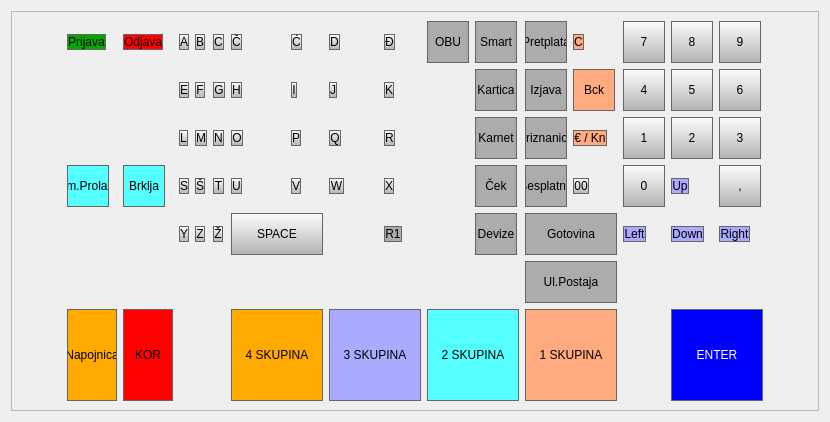
<?xml version="1.0" encoding="UTF-8"?>
<ui version="4.0">
 <class>Form</class>
 <widget class="QWidget" name="Form">
  <property name="enabled">
   <bool>true</bool>
  </property>
  <property name="geometry">
   <rect>
    <x>0</x>
    <y>0</y>
    <width>830</width>
    <height>422</height>
   </rect>
  </property>
  <property name="windowTitle">
   <string/>
  </property>
  <layout class="QHBoxLayout" name="horizontalLayout">
   <item>
    <widget class="QFrame" name="frMainFrame">
     <property name="styleSheet">
      <string notr="true">QPushButton 
{
background-color: qlineargradient(spread:reflect, x1:0, y1:0, x2:0, y2:1, stop:0 #fefefe, stop:1 #b2b2b2);
border: 1px solid #666666;
}

QPushButton:disabled
{
background-color: qlineargradient(spread:reflect, x1:0, y1:0, x2:0, y2:1, stop:0 #dcdcdc, stop:1 #cccccc);
color: #b2b2b2;
border-color: #b2b2b2;
}

QPushButton::pressed
{
background-color: qlineargradient(spread:reflect, x1:0, y1:0, x2:0, y2:1, stop:0 #ffffff, stop:1 #cccccc);
color: #888888;
}

QPushButton 
{
font-weight: normal;
font-size:9pt;
}

#btnPrijava
{
	background-color: rgb(0, 170, 0);
}

#btnOdjava,#btnKorekcija
{
	
	background-color: rgb(255, 0, 0);
}

#btnNapojnica,#btnSkup4
{
	background-color: rgb(255, 170, 0);
}

#btnSkup3,#btnUP,#btnDOWN,#btnLEFT,#btnRIGHT
{
	background-color: rgb(170, 170, 255);
}

#btnSkup2,#btnSimPA,#btnBarrier
{
	background-color: rgb(85, 255, 255);
}

#btnSkup1,#btnClear,#btnBackspace, #btnEur
{
background-color: rgb(255, 170, 127);
}

#btnENTER
{
	background-color: rgb(0, 0, 255);
	color: rgb(255, 255, 255);
}

#btnOBU,#btnSmart,#btnPretplata,#btnKartica,#btnKarnet,
#btnIzjava,#btnPriznanica,#btnCheck,#btnFree,#btnDevize,#btnGotovina,#btnR1,#btnUlPost
{
	background-color: rgb(172, 172, 172);
}

#btnQ,#btnW,#btnE,#btnR,#btnT,#btnY,#btnU,#btnI,#btnO,#btnP,
#btnA,#btnS,#btnD,#btnF,#btnG,#btnH,#btnJ,#btnK,#btnL,#btnZ,
#btnX,#btnC,#btnV,#btnB,#btnN,#btnM,#btnSh,#btnZj,#btnR1,
#btnUP,#btnDOWN,#btnLEFT,#btnRIGHT,
#btnPrijava,#btnOdjava,
#btnCh,#btnCj,#btnDj, #btnClear,#btnBackspace, #btnEur, #btn00

{
	width: 40px; 
	height: 40px;
}

#btnOBU,#btnSmart,#btnPretplata,#btnKartica,#btnKarnet,
#btnSimPA,#btnBarrier,
#btnIzjava,#btnPriznanica,#btnCheck,#btnFree,#btnDevize,#btnGotovina
{
	width: 40px; 
	height: 40px;
}

#btnNumpad1,#btnNumpad2,#btnNumpad3,#btnNumpad4,
#btnNumpad5,#btnNumpad6,#btnNumpad7,#btnNumpad8,#btnNumpad9,
#btnNumpadComma,#btnBackspace,#btnNumpad0,
#btnNumpadDEVIDE,#btnNumpadPLUS,#btnNumpadMINUS,#btnNumpadMULTI
{
	width: 40px; 
	height: 40px;
}

#btnSPACE,#btnGotovina, #btnUlPost
{
	height: 40px;
	width: 90px; 
}

#btnENTER, #btnSkup1,  #btnSkup2,  #btnSkup3,  #btnSkup4
{
	width: 90px;
	height: 90px;
}

#btnNapojnica,#btnKorekcija
{
	height: 90px;
	width: 40px; 
}</string>
     </property>
     <property name="frameShape">
      <enum>QFrame::StyledPanel</enum>
     </property>
     <property name="frameShadow">
      <enum>QFrame::Raised</enum>
     </property>
     <layout class="QHBoxLayout" name="horizontalLayout_2">
      <item>
       <layout class="QGridLayout" name="gridLayout">
        <item row="0" column="0">
         <widget class="QPushButton" name="btnPrijava">
          <property name="sizePolicy">
           <sizepolicy hsizetype="Fixed" vsizetype="Fixed">
            <horstretch>0</horstretch>
            <verstretch>0</verstretch>
           </sizepolicy>
          </property>
          <property name="focusPolicy">
           <enum>Qt::NoFocus</enum>
          </property>
          <property name="text">
           <string>Prijava</string>
          </property>
         </widget>
        </item>
        <item row="0" column="1">
         <widget class="QPushButton" name="btnOdjava">
          <property name="sizePolicy">
           <sizepolicy hsizetype="Fixed" vsizetype="Fixed">
            <horstretch>0</horstretch>
            <verstretch>0</verstretch>
           </sizepolicy>
          </property>
          <property name="focusPolicy">
           <enum>Qt::NoFocus</enum>
          </property>
          <property name="text">
           <string>Odjava</string>
          </property>
         </widget>
        </item>
        <item row="0" column="2">
         <widget class="QPushButton" name="btnA">
          <property name="sizePolicy">
           <sizepolicy hsizetype="Fixed" vsizetype="Fixed">
            <horstretch>0</horstretch>
            <verstretch>0</verstretch>
           </sizepolicy>
          </property>
          <property name="focusPolicy">
           <enum>Qt::NoFocus</enum>
          </property>
          <property name="text">
           <string>A</string>
          </property>
         </widget>
        </item>
        <item row="0" column="3">
         <widget class="QPushButton" name="btnB">
          <property name="sizePolicy">
           <sizepolicy hsizetype="Fixed" vsizetype="Fixed">
            <horstretch>0</horstretch>
            <verstretch>0</verstretch>
           </sizepolicy>
          </property>
          <property name="focusPolicy">
           <enum>Qt::NoFocus</enum>
          </property>
          <property name="text">
           <string>B</string>
          </property>
         </widget>
        </item>
        <item row="0" column="4">
         <widget class="QPushButton" name="btnC">
          <property name="sizePolicy">
           <sizepolicy hsizetype="Fixed" vsizetype="Fixed">
            <horstretch>0</horstretch>
            <verstretch>0</verstretch>
           </sizepolicy>
          </property>
          <property name="focusPolicy">
           <enum>Qt::NoFocus</enum>
          </property>
          <property name="text">
           <string>C</string>
          </property>
         </widget>
        </item>
        <item row="0" column="5">
         <widget class="QPushButton" name="btnCh">
          <property name="sizePolicy">
           <sizepolicy hsizetype="Fixed" vsizetype="Fixed">
            <horstretch>0</horstretch>
            <verstretch>0</verstretch>
           </sizepolicy>
          </property>
          <property name="focusPolicy">
           <enum>Qt::NoFocus</enum>
          </property>
          <property name="text">
           <string>Č</string>
          </property>
         </widget>
        </item>
        <item row="0" column="6">
         <widget class="QPushButton" name="btnCj">
          <property name="sizePolicy">
           <sizepolicy hsizetype="Fixed" vsizetype="Fixed">
            <horstretch>0</horstretch>
            <verstretch>0</verstretch>
           </sizepolicy>
          </property>
          <property name="focusPolicy">
           <enum>Qt::NoFocus</enum>
          </property>
          <property name="text">
           <string>Ć</string>
          </property>
         </widget>
        </item>
        <item row="0" column="7">
         <widget class="QPushButton" name="btnD">
          <property name="sizePolicy">
           <sizepolicy hsizetype="Fixed" vsizetype="Fixed">
            <horstretch>0</horstretch>
            <verstretch>0</verstretch>
           </sizepolicy>
          </property>
          <property name="focusPolicy">
           <enum>Qt::NoFocus</enum>
          </property>
          <property name="text">
           <string>D</string>
          </property>
         </widget>
        </item>
        <item row="0" column="8">
         <widget class="QPushButton" name="btnDj">
          <property name="sizePolicy">
           <sizepolicy hsizetype="Fixed" vsizetype="Fixed">
            <horstretch>0</horstretch>
            <verstretch>0</verstretch>
           </sizepolicy>
          </property>
          <property name="focusPolicy">
           <enum>Qt::NoFocus</enum>
          </property>
          <property name="text">
           <string>Đ</string>
          </property>
         </widget>
        </item>
        <item row="0" column="9">
         <widget class="QPushButton" name="btnOBU">
          <property name="sizePolicy">
           <sizepolicy hsizetype="Fixed" vsizetype="Fixed">
            <horstretch>0</horstretch>
            <verstretch>0</verstretch>
           </sizepolicy>
          </property>
          <property name="focusPolicy">
           <enum>Qt::NoFocus</enum>
          </property>
          <property name="text">
           <string>OBU</string>
          </property>
         </widget>
        </item>
        <item row="0" column="10">
         <widget class="QPushButton" name="btnSmart">
          <property name="sizePolicy">
           <sizepolicy hsizetype="Fixed" vsizetype="Fixed">
            <horstretch>0</horstretch>
            <verstretch>0</verstretch>
           </sizepolicy>
          </property>
          <property name="focusPolicy">
           <enum>Qt::NoFocus</enum>
          </property>
          <property name="text">
           <string>Smart</string>
          </property>
         </widget>
        </item>
        <item row="0" column="11">
         <widget class="QPushButton" name="btnPretplata">
          <property name="sizePolicy">
           <sizepolicy hsizetype="Fixed" vsizetype="Fixed">
            <horstretch>0</horstretch>
            <verstretch>0</verstretch>
           </sizepolicy>
          </property>
          <property name="focusPolicy">
           <enum>Qt::NoFocus</enum>
          </property>
          <property name="text">
           <string>Pretplata</string>
          </property>
         </widget>
        </item>
        <item row="0" column="12">
         <widget class="QPushButton" name="btnClear">
          <property name="sizePolicy">
           <sizepolicy hsizetype="Fixed" vsizetype="Fixed">
            <horstretch>0</horstretch>
            <verstretch>0</verstretch>
           </sizepolicy>
          </property>
          <property name="focusPolicy">
           <enum>Qt::NoFocus</enum>
          </property>
          <property name="text">
           <string>C</string>
          </property>
         </widget>
        </item>
        <item row="0" column="13">
         <widget class="QPushButton" name="btnNumpad7">
          <property name="sizePolicy">
           <sizepolicy hsizetype="Fixed" vsizetype="Fixed">
            <horstretch>0</horstretch>
            <verstretch>0</verstretch>
           </sizepolicy>
          </property>
          <property name="focusPolicy">
           <enum>Qt::NoFocus</enum>
          </property>
          <property name="text">
           <string>7</string>
          </property>
         </widget>
        </item>
        <item row="0" column="14">
         <widget class="QPushButton" name="btnNumpad8">
          <property name="sizePolicy">
           <sizepolicy hsizetype="Fixed" vsizetype="Fixed">
            <horstretch>0</horstretch>
            <verstretch>0</verstretch>
           </sizepolicy>
          </property>
          <property name="focusPolicy">
           <enum>Qt::NoFocus</enum>
          </property>
          <property name="text">
           <string>8</string>
          </property>
         </widget>
        </item>
        <item row="0" column="15">
         <widget class="QPushButton" name="btnNumpad9">
          <property name="sizePolicy">
           <sizepolicy hsizetype="Fixed" vsizetype="Fixed">
            <horstretch>0</horstretch>
            <verstretch>0</verstretch>
           </sizepolicy>
          </property>
          <property name="focusPolicy">
           <enum>Qt::NoFocus</enum>
          </property>
          <property name="text">
           <string>9</string>
          </property>
         </widget>
        </item>
        <item row="1" column="2">
         <widget class="QPushButton" name="btnE">
          <property name="sizePolicy">
           <sizepolicy hsizetype="Fixed" vsizetype="Fixed">
            <horstretch>0</horstretch>
            <verstretch>0</verstretch>
           </sizepolicy>
          </property>
          <property name="focusPolicy">
           <enum>Qt::NoFocus</enum>
          </property>
          <property name="text">
           <string>E</string>
          </property>
         </widget>
        </item>
        <item row="1" column="3">
         <widget class="QPushButton" name="btnF">
          <property name="sizePolicy">
           <sizepolicy hsizetype="Fixed" vsizetype="Fixed">
            <horstretch>0</horstretch>
            <verstretch>0</verstretch>
           </sizepolicy>
          </property>
          <property name="focusPolicy">
           <enum>Qt::NoFocus</enum>
          </property>
          <property name="text">
           <string>F</string>
          </property>
         </widget>
        </item>
        <item row="1" column="4">
         <widget class="QPushButton" name="btnG">
          <property name="sizePolicy">
           <sizepolicy hsizetype="Fixed" vsizetype="Fixed">
            <horstretch>0</horstretch>
            <verstretch>0</verstretch>
           </sizepolicy>
          </property>
          <property name="focusPolicy">
           <enum>Qt::NoFocus</enum>
          </property>
          <property name="text">
           <string>G</string>
          </property>
         </widget>
        </item>
        <item row="1" column="5">
         <widget class="QPushButton" name="btnH">
          <property name="sizePolicy">
           <sizepolicy hsizetype="Fixed" vsizetype="Fixed">
            <horstretch>0</horstretch>
            <verstretch>0</verstretch>
           </sizepolicy>
          </property>
          <property name="focusPolicy">
           <enum>Qt::NoFocus</enum>
          </property>
          <property name="text">
           <string>H</string>
          </property>
         </widget>
        </item>
        <item row="1" column="6">
         <widget class="QPushButton" name="btnI">
          <property name="sizePolicy">
           <sizepolicy hsizetype="Fixed" vsizetype="Fixed">
            <horstretch>0</horstretch>
            <verstretch>0</verstretch>
           </sizepolicy>
          </property>
          <property name="focusPolicy">
           <enum>Qt::NoFocus</enum>
          </property>
          <property name="text">
           <string>I</string>
          </property>
         </widget>
        </item>
        <item row="1" column="7">
         <widget class="QPushButton" name="btnJ">
          <property name="sizePolicy">
           <sizepolicy hsizetype="Fixed" vsizetype="Fixed">
            <horstretch>0</horstretch>
            <verstretch>0</verstretch>
           </sizepolicy>
          </property>
          <property name="focusPolicy">
           <enum>Qt::NoFocus</enum>
          </property>
          <property name="text">
           <string>J</string>
          </property>
         </widget>
        </item>
        <item row="1" column="8">
         <widget class="QPushButton" name="btnK">
          <property name="sizePolicy">
           <sizepolicy hsizetype="Fixed" vsizetype="Fixed">
            <horstretch>0</horstretch>
            <verstretch>0</verstretch>
           </sizepolicy>
          </property>
          <property name="focusPolicy">
           <enum>Qt::NoFocus</enum>
          </property>
          <property name="text">
           <string>K</string>
          </property>
         </widget>
        </item>
        <item row="1" column="10">
         <widget class="QPushButton" name="btnKartica">
          <property name="sizePolicy">
           <sizepolicy hsizetype="Fixed" vsizetype="Fixed">
            <horstretch>0</horstretch>
            <verstretch>0</verstretch>
           </sizepolicy>
          </property>
          <property name="focusPolicy">
           <enum>Qt::NoFocus</enum>
          </property>
          <property name="text">
           <string>Kartica</string>
          </property>
         </widget>
        </item>
        <item row="1" column="11">
         <widget class="QPushButton" name="btnIzjava">
          <property name="sizePolicy">
           <sizepolicy hsizetype="Fixed" vsizetype="Fixed">
            <horstretch>0</horstretch>
            <verstretch>0</verstretch>
           </sizepolicy>
          </property>
          <property name="focusPolicy">
           <enum>Qt::NoFocus</enum>
          </property>
          <property name="text">
           <string>Izjava</string>
          </property>
         </widget>
        </item>
        <item row="1" column="12">
         <widget class="QPushButton" name="btnBackspace">
          <property name="sizePolicy">
           <sizepolicy hsizetype="Fixed" vsizetype="Fixed">
            <horstretch>0</horstretch>
            <verstretch>0</verstretch>
           </sizepolicy>
          </property>
          <property name="focusPolicy">
           <enum>Qt::NoFocus</enum>
          </property>
          <property name="text">
           <string>Bck</string>
          </property>
         </widget>
        </item>
        <item row="1" column="13">
         <widget class="QPushButton" name="btnNumpad4">
          <property name="sizePolicy">
           <sizepolicy hsizetype="Fixed" vsizetype="Fixed">
            <horstretch>0</horstretch>
            <verstretch>0</verstretch>
           </sizepolicy>
          </property>
          <property name="focusPolicy">
           <enum>Qt::NoFocus</enum>
          </property>
          <property name="text">
           <string>4</string>
          </property>
         </widget>
        </item>
        <item row="1" column="14">
         <widget class="QPushButton" name="btnNumpad5">
          <property name="sizePolicy">
           <sizepolicy hsizetype="Fixed" vsizetype="Fixed">
            <horstretch>0</horstretch>
            <verstretch>0</verstretch>
           </sizepolicy>
          </property>
          <property name="focusPolicy">
           <enum>Qt::NoFocus</enum>
          </property>
          <property name="text">
           <string>5</string>
          </property>
         </widget>
        </item>
        <item row="1" column="15">
         <widget class="QPushButton" name="btnNumpad6">
          <property name="sizePolicy">
           <sizepolicy hsizetype="Fixed" vsizetype="Fixed">
            <horstretch>0</horstretch>
            <verstretch>0</verstretch>
           </sizepolicy>
          </property>
          <property name="focusPolicy">
           <enum>Qt::NoFocus</enum>
          </property>
          <property name="text">
           <string>6</string>
          </property>
         </widget>
        </item>
        <item row="2" column="2">
         <widget class="QPushButton" name="btnL">
          <property name="sizePolicy">
           <sizepolicy hsizetype="Fixed" vsizetype="Fixed">
            <horstretch>0</horstretch>
            <verstretch>0</verstretch>
           </sizepolicy>
          </property>
          <property name="focusPolicy">
           <enum>Qt::NoFocus</enum>
          </property>
          <property name="text">
           <string>L</string>
          </property>
         </widget>
        </item>
        <item row="2" column="3">
         <widget class="QPushButton" name="btnM">
          <property name="sizePolicy">
           <sizepolicy hsizetype="Fixed" vsizetype="Fixed">
            <horstretch>0</horstretch>
            <verstretch>0</verstretch>
           </sizepolicy>
          </property>
          <property name="focusPolicy">
           <enum>Qt::NoFocus</enum>
          </property>
          <property name="text">
           <string>M</string>
          </property>
         </widget>
        </item>
        <item row="2" column="4">
         <widget class="QPushButton" name="btnN">
          <property name="sizePolicy">
           <sizepolicy hsizetype="Fixed" vsizetype="Fixed">
            <horstretch>0</horstretch>
            <verstretch>0</verstretch>
           </sizepolicy>
          </property>
          <property name="focusPolicy">
           <enum>Qt::NoFocus</enum>
          </property>
          <property name="text">
           <string>N</string>
          </property>
         </widget>
        </item>
        <item row="2" column="5">
         <widget class="QPushButton" name="btnO">
          <property name="sizePolicy">
           <sizepolicy hsizetype="Fixed" vsizetype="Fixed">
            <horstretch>0</horstretch>
            <verstretch>0</verstretch>
           </sizepolicy>
          </property>
          <property name="focusPolicy">
           <enum>Qt::NoFocus</enum>
          </property>
          <property name="text">
           <string>O</string>
          </property>
         </widget>
        </item>
        <item row="2" column="6">
         <widget class="QPushButton" name="btnP">
          <property name="sizePolicy">
           <sizepolicy hsizetype="Fixed" vsizetype="Fixed">
            <horstretch>0</horstretch>
            <verstretch>0</verstretch>
           </sizepolicy>
          </property>
          <property name="focusPolicy">
           <enum>Qt::NoFocus</enum>
          </property>
          <property name="text">
           <string>P</string>
          </property>
         </widget>
        </item>
        <item row="2" column="7">
         <widget class="QPushButton" name="btnQ">
          <property name="sizePolicy">
           <sizepolicy hsizetype="Fixed" vsizetype="Fixed">
            <horstretch>0</horstretch>
            <verstretch>0</verstretch>
           </sizepolicy>
          </property>
          <property name="focusPolicy">
           <enum>Qt::NoFocus</enum>
          </property>
          <property name="text">
           <string>Q</string>
          </property>
         </widget>
        </item>
        <item row="2" column="8">
         <widget class="QPushButton" name="btnR">
          <property name="sizePolicy">
           <sizepolicy hsizetype="Fixed" vsizetype="Fixed">
            <horstretch>0</horstretch>
            <verstretch>0</verstretch>
           </sizepolicy>
          </property>
          <property name="focusPolicy">
           <enum>Qt::NoFocus</enum>
          </property>
          <property name="text">
           <string>R</string>
          </property>
         </widget>
        </item>
        <item row="2" column="10">
         <widget class="QPushButton" name="btnKarnet">
          <property name="sizePolicy">
           <sizepolicy hsizetype="Fixed" vsizetype="Fixed">
            <horstretch>0</horstretch>
            <verstretch>0</verstretch>
           </sizepolicy>
          </property>
          <property name="focusPolicy">
           <enum>Qt::NoFocus</enum>
          </property>
          <property name="text">
           <string>Karnet</string>
          </property>
         </widget>
        </item>
        <item row="2" column="11">
         <widget class="QPushButton" name="btnPriznanica">
          <property name="sizePolicy">
           <sizepolicy hsizetype="Fixed" vsizetype="Fixed">
            <horstretch>0</horstretch>
            <verstretch>0</verstretch>
           </sizepolicy>
          </property>
          <property name="focusPolicy">
           <enum>Qt::NoFocus</enum>
          </property>
          <property name="text">
           <string>Priznanica</string>
          </property>
         </widget>
        </item>
        <item row="2" column="12">
         <widget class="QPushButton" name="btnEur">
          <property name="sizePolicy">
           <sizepolicy hsizetype="Fixed" vsizetype="Fixed">
            <horstretch>0</horstretch>
            <verstretch>0</verstretch>
           </sizepolicy>
          </property>
          <property name="focusPolicy">
           <enum>Qt::NoFocus</enum>
          </property>
          <property name="text">
           <string>€ / Kn</string>
          </property>
         </widget>
        </item>
        <item row="2" column="13">
         <widget class="QPushButton" name="btnNumpad1">
          <property name="sizePolicy">
           <sizepolicy hsizetype="Fixed" vsizetype="Fixed">
            <horstretch>0</horstretch>
            <verstretch>0</verstretch>
           </sizepolicy>
          </property>
          <property name="focusPolicy">
           <enum>Qt::NoFocus</enum>
          </property>
          <property name="text">
           <string>1</string>
          </property>
         </widget>
        </item>
        <item row="2" column="14">
         <widget class="QPushButton" name="btnNumpad2">
          <property name="sizePolicy">
           <sizepolicy hsizetype="Fixed" vsizetype="Fixed">
            <horstretch>0</horstretch>
            <verstretch>0</verstretch>
           </sizepolicy>
          </property>
          <property name="focusPolicy">
           <enum>Qt::NoFocus</enum>
          </property>
          <property name="text">
           <string>2</string>
          </property>
         </widget>
        </item>
        <item row="2" column="15">
         <widget class="QPushButton" name="btnNumpad3">
          <property name="sizePolicy">
           <sizepolicy hsizetype="Fixed" vsizetype="Fixed">
            <horstretch>0</horstretch>
            <verstretch>0</verstretch>
           </sizepolicy>
          </property>
          <property name="focusPolicy">
           <enum>Qt::NoFocus</enum>
          </property>
          <property name="text">
           <string>3</string>
          </property>
         </widget>
        </item>
        <item row="3" column="0">
         <widget class="QPushButton" name="btnSimPA">
          <property name="sizePolicy">
           <sizepolicy hsizetype="Fixed" vsizetype="Fixed">
            <horstretch>0</horstretch>
            <verstretch>0</verstretch>
           </sizepolicy>
          </property>
          <property name="focusPolicy">
           <enum>Qt::NoFocus</enum>
          </property>
          <property name="styleSheet">
           <string notr="true">
</string>
          </property>
          <property name="text">
           <string>Sim.Prolaza</string>
          </property>
         </widget>
        </item>
        <item row="3" column="1">
         <widget class="QPushButton" name="btnBarrier">
          <property name="sizePolicy">
           <sizepolicy hsizetype="Fixed" vsizetype="Fixed">
            <horstretch>0</horstretch>
            <verstretch>0</verstretch>
           </sizepolicy>
          </property>
          <property name="focusPolicy">
           <enum>Qt::NoFocus</enum>
          </property>
          <property name="text">
           <string>Brklja</string>
          </property>
         </widget>
        </item>
        <item row="3" column="2">
         <widget class="QPushButton" name="btnS">
          <property name="sizePolicy">
           <sizepolicy hsizetype="Fixed" vsizetype="Fixed">
            <horstretch>0</horstretch>
            <verstretch>0</verstretch>
           </sizepolicy>
          </property>
          <property name="focusPolicy">
           <enum>Qt::NoFocus</enum>
          </property>
          <property name="text">
           <string>S</string>
          </property>
         </widget>
        </item>
        <item row="3" column="3">
         <widget class="QPushButton" name="btnSh">
          <property name="sizePolicy">
           <sizepolicy hsizetype="Fixed" vsizetype="Fixed">
            <horstretch>0</horstretch>
            <verstretch>0</verstretch>
           </sizepolicy>
          </property>
          <property name="focusPolicy">
           <enum>Qt::NoFocus</enum>
          </property>
          <property name="text">
           <string>Š</string>
          </property>
         </widget>
        </item>
        <item row="3" column="4">
         <widget class="QPushButton" name="btnT">
          <property name="sizePolicy">
           <sizepolicy hsizetype="Fixed" vsizetype="Fixed">
            <horstretch>0</horstretch>
            <verstretch>0</verstretch>
           </sizepolicy>
          </property>
          <property name="focusPolicy">
           <enum>Qt::NoFocus</enum>
          </property>
          <property name="text">
           <string>T</string>
          </property>
         </widget>
        </item>
        <item row="3" column="5">
         <widget class="QPushButton" name="btnU">
          <property name="sizePolicy">
           <sizepolicy hsizetype="Fixed" vsizetype="Fixed">
            <horstretch>0</horstretch>
            <verstretch>0</verstretch>
           </sizepolicy>
          </property>
          <property name="focusPolicy">
           <enum>Qt::NoFocus</enum>
          </property>
          <property name="text">
           <string>U</string>
          </property>
         </widget>
        </item>
        <item row="3" column="6">
         <widget class="QPushButton" name="btnV">
          <property name="sizePolicy">
           <sizepolicy hsizetype="Fixed" vsizetype="Fixed">
            <horstretch>0</horstretch>
            <verstretch>0</verstretch>
           </sizepolicy>
          </property>
          <property name="focusPolicy">
           <enum>Qt::NoFocus</enum>
          </property>
          <property name="text">
           <string>V</string>
          </property>
         </widget>
        </item>
        <item row="3" column="7">
         <widget class="QPushButton" name="btnW">
          <property name="sizePolicy">
           <sizepolicy hsizetype="Fixed" vsizetype="Fixed">
            <horstretch>0</horstretch>
            <verstretch>0</verstretch>
           </sizepolicy>
          </property>
          <property name="focusPolicy">
           <enum>Qt::NoFocus</enum>
          </property>
          <property name="text">
           <string>W</string>
          </property>
         </widget>
        </item>
        <item row="3" column="8">
         <widget class="QPushButton" name="btnX">
          <property name="sizePolicy">
           <sizepolicy hsizetype="Fixed" vsizetype="Fixed">
            <horstretch>0</horstretch>
            <verstretch>0</verstretch>
           </sizepolicy>
          </property>
          <property name="focusPolicy">
           <enum>Qt::NoFocus</enum>
          </property>
          <property name="text">
           <string>X</string>
          </property>
         </widget>
        </item>
        <item row="3" column="10">
         <widget class="QPushButton" name="btnCheck">
          <property name="sizePolicy">
           <sizepolicy hsizetype="Fixed" vsizetype="Fixed">
            <horstretch>0</horstretch>
            <verstretch>0</verstretch>
           </sizepolicy>
          </property>
          <property name="focusPolicy">
           <enum>Qt::NoFocus</enum>
          </property>
          <property name="text">
           <string>Ček</string>
          </property>
         </widget>
        </item>
        <item row="3" column="11">
         <widget class="QPushButton" name="btnFree">
          <property name="sizePolicy">
           <sizepolicy hsizetype="Fixed" vsizetype="Fixed">
            <horstretch>0</horstretch>
            <verstretch>0</verstretch>
           </sizepolicy>
          </property>
          <property name="focusPolicy">
           <enum>Qt::NoFocus</enum>
          </property>
          <property name="text">
           <string>Besplatno</string>
          </property>
         </widget>
        </item>
        <item row="3" column="12">
         <widget class="QPushButton" name="btn00">
          <property name="sizePolicy">
           <sizepolicy hsizetype="Fixed" vsizetype="Fixed">
            <horstretch>0</horstretch>
            <verstretch>0</verstretch>
           </sizepolicy>
          </property>
          <property name="focusPolicy">
           <enum>Qt::NoFocus</enum>
          </property>
          <property name="text">
           <string>00</string>
          </property>
         </widget>
        </item>
        <item row="3" column="13">
         <widget class="QPushButton" name="btnNumpad0">
          <property name="focusPolicy">
           <enum>Qt::NoFocus</enum>
          </property>
          <property name="text">
           <string>0</string>
          </property>
         </widget>
        </item>
        <item row="3" column="14">
         <widget class="QPushButton" name="btnUP">
          <property name="sizePolicy">
           <sizepolicy hsizetype="Fixed" vsizetype="Fixed">
            <horstretch>0</horstretch>
            <verstretch>0</verstretch>
           </sizepolicy>
          </property>
          <property name="focusPolicy">
           <enum>Qt::NoFocus</enum>
          </property>
          <property name="text">
           <string>Up</string>
          </property>
         </widget>
        </item>
        <item row="3" column="15">
         <widget class="QPushButton" name="btnNumpadComma">
          <property name="sizePolicy">
           <sizepolicy hsizetype="Fixed" vsizetype="Fixed">
            <horstretch>0</horstretch>
            <verstretch>0</verstretch>
           </sizepolicy>
          </property>
          <property name="focusPolicy">
           <enum>Qt::NoFocus</enum>
          </property>
          <property name="text">
           <string>,</string>
          </property>
         </widget>
        </item>
        <item row="4" column="2">
         <widget class="QPushButton" name="btnY">
          <property name="sizePolicy">
           <sizepolicy hsizetype="Fixed" vsizetype="Fixed">
            <horstretch>0</horstretch>
            <verstretch>0</verstretch>
           </sizepolicy>
          </property>
          <property name="focusPolicy">
           <enum>Qt::NoFocus</enum>
          </property>
          <property name="text">
           <string>Y</string>
          </property>
         </widget>
        </item>
        <item row="4" column="3">
         <widget class="QPushButton" name="btnZ">
          <property name="sizePolicy">
           <sizepolicy hsizetype="Fixed" vsizetype="Fixed">
            <horstretch>0</horstretch>
            <verstretch>0</verstretch>
           </sizepolicy>
          </property>
          <property name="focusPolicy">
           <enum>Qt::NoFocus</enum>
          </property>
          <property name="text">
           <string>Z</string>
          </property>
         </widget>
        </item>
        <item row="4" column="4">
         <widget class="QPushButton" name="btnZj">
          <property name="sizePolicy">
           <sizepolicy hsizetype="Fixed" vsizetype="Fixed">
            <horstretch>0</horstretch>
            <verstretch>0</verstretch>
           </sizepolicy>
          </property>
          <property name="focusPolicy">
           <enum>Qt::NoFocus</enum>
          </property>
          <property name="text">
           <string>Ž</string>
          </property>
         </widget>
        </item>
        <item row="4" column="5" colspan="2">
         <widget class="QPushButton" name="btnSPACE">
          <property name="sizePolicy">
           <sizepolicy hsizetype="Fixed" vsizetype="Fixed">
            <horstretch>0</horstretch>
            <verstretch>0</verstretch>
           </sizepolicy>
          </property>
          <property name="focusPolicy">
           <enum>Qt::NoFocus</enum>
          </property>
          <property name="text">
           <string>SPACE</string>
          </property>
         </widget>
        </item>
        <item row="4" column="8">
         <widget class="QPushButton" name="btnR1">
          <property name="sizePolicy">
           <sizepolicy hsizetype="Fixed" vsizetype="Fixed">
            <horstretch>0</horstretch>
            <verstretch>0</verstretch>
           </sizepolicy>
          </property>
          <property name="focusPolicy">
           <enum>Qt::NoFocus</enum>
          </property>
          <property name="text">
           <string>R1</string>
          </property>
         </widget>
        </item>
        <item row="4" column="10">
         <widget class="QPushButton" name="btnDevize">
          <property name="sizePolicy">
           <sizepolicy hsizetype="Fixed" vsizetype="Fixed">
            <horstretch>0</horstretch>
            <verstretch>0</verstretch>
           </sizepolicy>
          </property>
          <property name="focusPolicy">
           <enum>Qt::NoFocus</enum>
          </property>
          <property name="text">
           <string>Devize</string>
          </property>
         </widget>
        </item>
        <item row="4" column="11" colspan="2">
         <widget class="QPushButton" name="btnGotovina">
          <property name="sizePolicy">
           <sizepolicy hsizetype="Fixed" vsizetype="Fixed">
            <horstretch>0</horstretch>
            <verstretch>0</verstretch>
           </sizepolicy>
          </property>
          <property name="focusPolicy">
           <enum>Qt::NoFocus</enum>
          </property>
          <property name="text">
           <string>Gotovina</string>
          </property>
         </widget>
        </item>
        <item row="4" column="13">
         <widget class="QPushButton" name="btnLEFT">
          <property name="sizePolicy">
           <sizepolicy hsizetype="Fixed" vsizetype="Fixed">
            <horstretch>0</horstretch>
            <verstretch>0</verstretch>
           </sizepolicy>
          </property>
          <property name="focusPolicy">
           <enum>Qt::NoFocus</enum>
          </property>
          <property name="text">
           <string>Left</string>
          </property>
         </widget>
        </item>
        <item row="4" column="14">
         <widget class="QPushButton" name="btnDOWN">
          <property name="sizePolicy">
           <sizepolicy hsizetype="Fixed" vsizetype="Fixed">
            <horstretch>0</horstretch>
            <verstretch>0</verstretch>
           </sizepolicy>
          </property>
          <property name="focusPolicy">
           <enum>Qt::NoFocus</enum>
          </property>
          <property name="text">
           <string>Down</string>
          </property>
         </widget>
        </item>
        <item row="4" column="15">
         <widget class="QPushButton" name="btnRIGHT">
          <property name="sizePolicy">
           <sizepolicy hsizetype="Fixed" vsizetype="Fixed">
            <horstretch>0</horstretch>
            <verstretch>0</verstretch>
           </sizepolicy>
          </property>
          <property name="focusPolicy">
           <enum>Qt::NoFocus</enum>
          </property>
          <property name="text">
           <string>Right</string>
          </property>
         </widget>
        </item>
        <item row="5" column="11" colspan="2">
         <widget class="QPushButton" name="btnUlPost">
          <property name="sizePolicy">
           <sizepolicy hsizetype="Fixed" vsizetype="Fixed">
            <horstretch>0</horstretch>
            <verstretch>0</verstretch>
           </sizepolicy>
          </property>
          <property name="focusPolicy">
           <enum>Qt::NoFocus</enum>
          </property>
          <property name="text">
           <string>Ul.Postaja</string>
          </property>
         </widget>
        </item>
        <item row="6" column="0">
         <widget class="QPushButton" name="btnNapojnica">
          <property name="sizePolicy">
           <sizepolicy hsizetype="Fixed" vsizetype="Fixed">
            <horstretch>0</horstretch>
            <verstretch>0</verstretch>
           </sizepolicy>
          </property>
          <property name="minimumSize">
           <size>
            <width>50</width>
            <height>40</height>
           </size>
          </property>
          <property name="focusPolicy">
           <enum>Qt::NoFocus</enum>
          </property>
          <property name="text">
           <string>Napojnica</string>
          </property>
         </widget>
        </item>
        <item row="6" column="1">
         <widget class="QPushButton" name="btnKorekcija">
          <property name="sizePolicy">
           <sizepolicy hsizetype="Fixed" vsizetype="Fixed">
            <horstretch>0</horstretch>
            <verstretch>0</verstretch>
           </sizepolicy>
          </property>
          <property name="minimumSize">
           <size>
            <width>50</width>
            <height>40</height>
           </size>
          </property>
          <property name="focusPolicy">
           <enum>Qt::NoFocus</enum>
          </property>
          <property name="text">
           <string>KOR</string>
          </property>
         </widget>
        </item>
        <item row="6" column="5" colspan="2">
         <widget class="QPushButton" name="btnSkup4">
          <property name="sizePolicy">
           <sizepolicy hsizetype="Fixed" vsizetype="Fixed">
            <horstretch>0</horstretch>
            <verstretch>0</verstretch>
           </sizepolicy>
          </property>
          <property name="focusPolicy">
           <enum>Qt::NoFocus</enum>
          </property>
          <property name="text">
           <string>4 SKUPINA</string>
          </property>
         </widget>
        </item>
        <item row="6" column="7" colspan="2">
         <widget class="QPushButton" name="btnSkup3">
          <property name="sizePolicy">
           <sizepolicy hsizetype="Fixed" vsizetype="Fixed">
            <horstretch>0</horstretch>
            <verstretch>0</verstretch>
           </sizepolicy>
          </property>
          <property name="focusPolicy">
           <enum>Qt::NoFocus</enum>
          </property>
          <property name="text">
           <string>3 SKUPINA</string>
          </property>
         </widget>
        </item>
        <item row="6" column="9" colspan="2">
         <widget class="QPushButton" name="btnSkup2">
          <property name="sizePolicy">
           <sizepolicy hsizetype="Fixed" vsizetype="Fixed">
            <horstretch>0</horstretch>
            <verstretch>0</verstretch>
           </sizepolicy>
          </property>
          <property name="focusPolicy">
           <enum>Qt::NoFocus</enum>
          </property>
          <property name="text">
           <string>2 SKUPINA</string>
          </property>
         </widget>
        </item>
        <item row="6" column="11" colspan="2">
         <widget class="QPushButton" name="btnSkup1">
          <property name="sizePolicy">
           <sizepolicy hsizetype="Fixed" vsizetype="Fixed">
            <horstretch>0</horstretch>
            <verstretch>0</verstretch>
           </sizepolicy>
          </property>
          <property name="focusPolicy">
           <enum>Qt::NoFocus</enum>
          </property>
          <property name="text">
           <string>1 SKUPINA</string>
          </property>
         </widget>
        </item>
        <item row="6" column="14" colspan="2">
         <widget class="QPushButton" name="btnENTER">
          <property name="sizePolicy">
           <sizepolicy hsizetype="Fixed" vsizetype="Fixed">
            <horstretch>0</horstretch>
            <verstretch>0</verstretch>
           </sizepolicy>
          </property>
          <property name="focusPolicy">
           <enum>Qt::NoFocus</enum>
          </property>
          <property name="text">
           <string>ENTER</string>
          </property>
         </widget>
        </item>
       </layout>
      </item>
     </layout>
    </widget>
   </item>
  </layout>
 </widget>
 <resources/>
 <connections/>
</ui>
